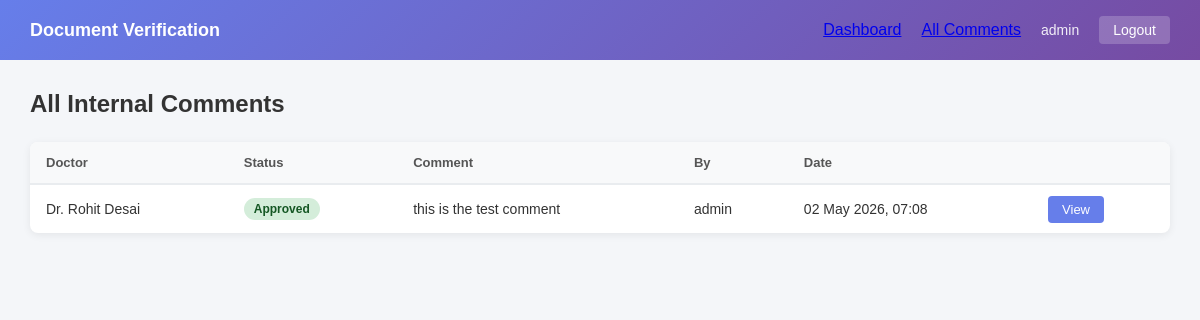
Before: /comments/ (signed in) with the older database file.
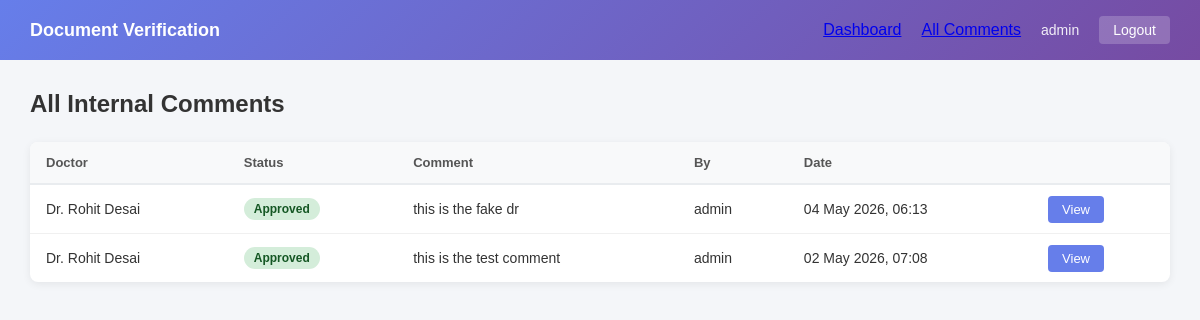
After: the same page with the newer database file.
### doc_review/models.py (models this page shows, shortened)
class Comment(models.Model):
    application = models.ForeignKey(DoctorApplication, on_delete=models.CASCADE, related_name='comments')
    author = models.ForeignKey(User, on_delete=models.CASCADE, related_name='comments')
    text = models.TextField()
    created_at = models.DateTimeField(auto_now_add=True)

class DoctorApplication(models.Model):
    STATUS_PENDING = 'pending'
    STATUS_APPROVED = 'approved'
    STATUS_REJECTED = 'rejected'
    STATUS_CHOICES = [
        (STATUS_PENDING, 'Pending'),
        (STATUS_APPROVED, 'Approved'),
        (STATUS_REJECTED, 'Rejected'),
    ]
    full_name = models.CharField(max_length=200)
    email = models.EmailField()
    phone = models.CharField(max_length=20)
    specialization = models.CharField(max_length=200)
    doc_folder = models.CharField(max_length=500)
    status = models.CharField(max_length=20, choices=STATUS_CHOICES, default=STATUS_PENDING)
    rejection_reason = models.TextField(blank=True, default='')
    reviewed_by = models.ForeignKey(
        User, null=True, blank=True,
        on_delete=models.SET_NULL,
        related_name='reviewed_applications'
    )
    reviewed_at = models.DateTimeField(null=True, blank=True)
    submitted_at = models.DateTimeField(auto_now_add=True)

### doc_review/views.py (the view)
# urls.py: path('comments/', views.all_comments, name='all_comments'),
@login_required
def all_comments(request):
    comments = Comment.objects.select_related('application', 'author').order_by('-created_at')
    return render(request, 'doc_review/all_comments.html', {'comments': comments})

### templates/doc_review/all_comments.html (shortened to what this page needs)
{% extends 'doc_review/base.html' %}
{% block content %}
<div class="page-header">
    <h2>All Internal Comments</h2>
</div>
<div class="table-container">
    <table class="app-table">
        <thead>
            <tr>
                <th>Doctor</th>
                <th>Status</th>
                <th>Comment</th>
                <th>By</th>
                <th>Date</th>
                <th></th>
            </tr>
        </thead>
        <tbody>
            {% for comment in comments %}
            <tr>
                <td>{{ comment.application.full_name }}</td>
                <td>
                    <span class="badge badge-{{ comment.application.status }}">
                        {{ comment.application.get_status_display }}
                    </span>
                </td>
                <td class="comment-preview">{{ comment.text|truncatechars:100 }}</td>
                <td>{{ comment.author.username }}</td>
                <td>{{ comment.created_at|date:"d M Y, H:i" }}</td>
                <td>
                    <a href="{% url 'application_detail' comment.application.pk %}" class="btn-view">View</a>
                </td>
            </tr>
            {% empty %}
            <tr>
                <td colspan="6" class="empty-row">No comments have been made yet.</td>
            </tr>
            {% endfor %}
        </tbody>
    </table>
</div>
{% endblock %}

Changed rows visible on the page:
added Comment: application.full_name "Dr. Rohit Desai", application.status "Approved", text "this is the fake dr", author.username "admin", created_at "04 May 2026, 06:13"
